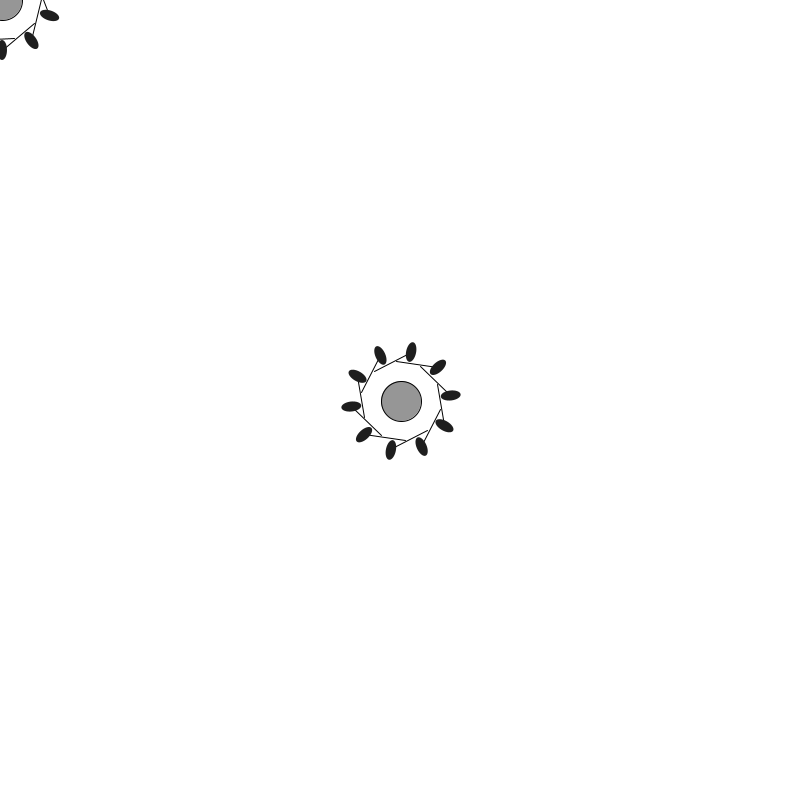
Frame 1 (no input)
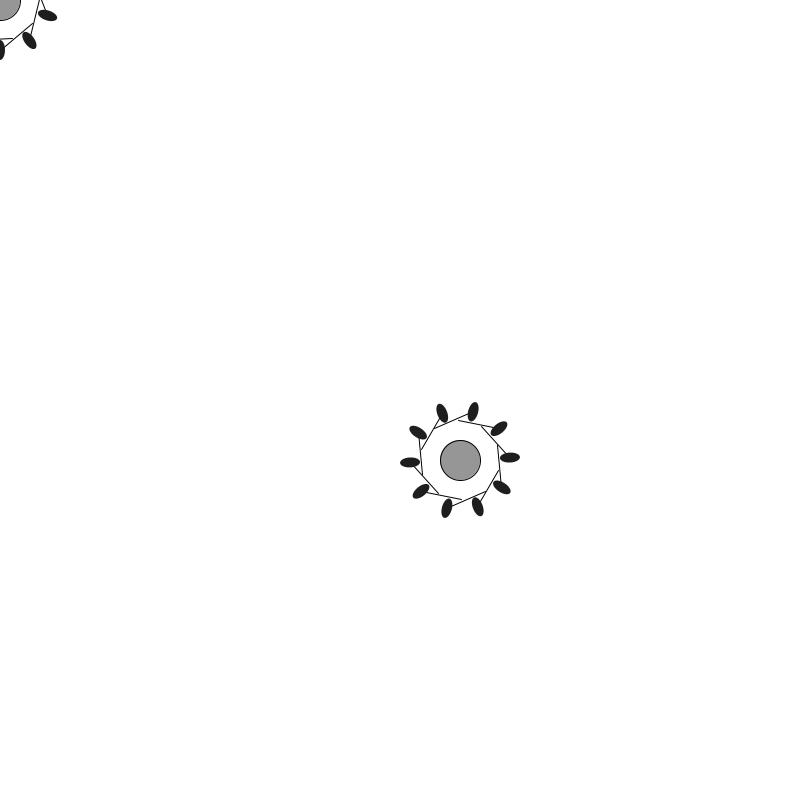
Frame 60 (the mouse pressed at the canvas centre just before this capture)
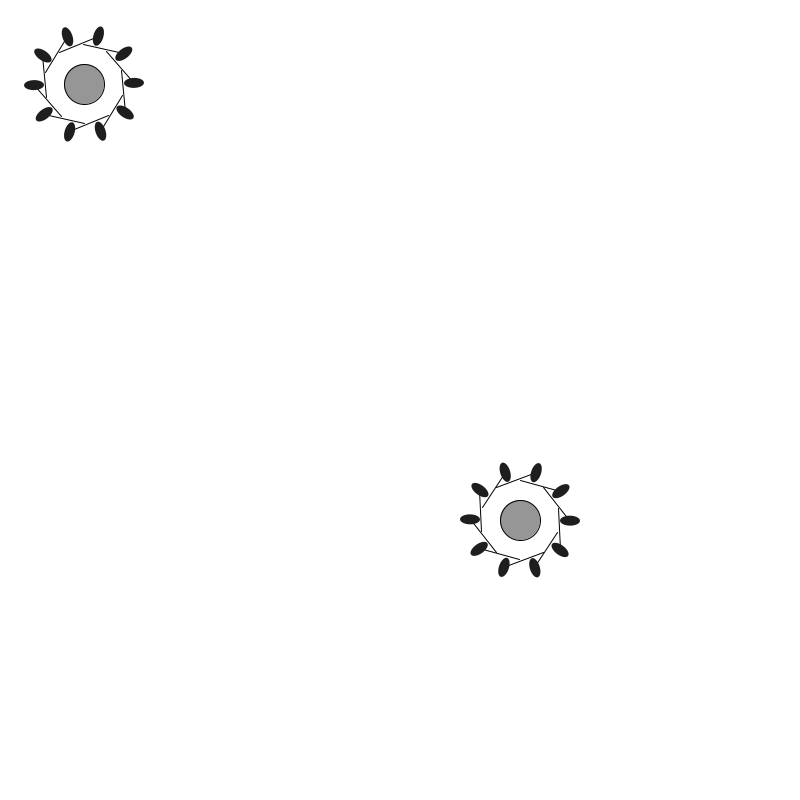
Frame 120 (the mouse held since frame 60 and released just before this capture)

The Processing sketch that drew these frames (run headless with seeded random() and noise(); from frame 60 on, the mouse is pressed at the canvas centre):

// Processing sketch: Avatar
// ── Avatar.pde
int x, y;
float x2, y2;
float angle;
int MODE;
void setup() {
  size(800, 800);
  MODE = 3;
  x = width/2;
  y = height/2;
  frameRate(60);
}
void draw() {
  background(255);
  x = change(x);
  y = change(y);
  avatar(x, y);
  if (x2 == mouseX) {
    if (y2 != mouseY) {
      angle = PI/2*(y2-mouseY)/abs(y2-mouseY);
    }
  } else {
    angle = atan((y2-mouseY)/(x2-mouseX));
  }
  println(angle + " " + 2*cos(angle) + " " + 2*sin(angle));
  if (x2 <= mouseX){
    x2 += 2*cos(angle);
    y2 += 2*sin(angle);
  } else {
    x2 -= 2*cos(angle);
    y2 -= 2*sin(angle);
  }
  //if (x2 < mouseX) {
  //  x2++;
  //} else if (x2 > mouseX) {
  //  x2--;
  //}
  //if (y2 < mouseY) {
  //  y2++;
  //} else if (y2 > mouseY) {
  //  y2--;
  //}
  avatar((int)x2, (int)y2);
}
void mouseClicked() {
  MODE+=1;
  if (MODE == 4) {
    MODE = 1;
  }
}

void avatar(int x, int y) {
  for (float i = 0; i<10; i++) {
    push();
    translate(x, y);
    rotate(i/10*2*PI+(x+y)/10);
    stroke(0);
    line(0, 50, 40*cos(PI/5), 40*sin(PI/5));
    noStroke();
    fill(30);
    ellipse(0, 50, 10, 20);
    pop();
  }
  fill(150);
  ellipse(x, y, 40, 40);
}
int change(int value) {
  /**
   mode 1: return a random location on the screen.
   mode 2: change value by +1, 0, or -1 randomly
   mode 3: change value by +1 , but if it goes past the end of the screen ,
   wrap back around to the other end of the screen.
   */

  switch(MODE) {
  case 1:
    return (int)random(width);
  case 2:
    return value+(int)random(3)-1;
  case 3:
    if (value >= width) { 
      return 0;
    }
    return value+1;
  default:
    return width/2;
  }
}
